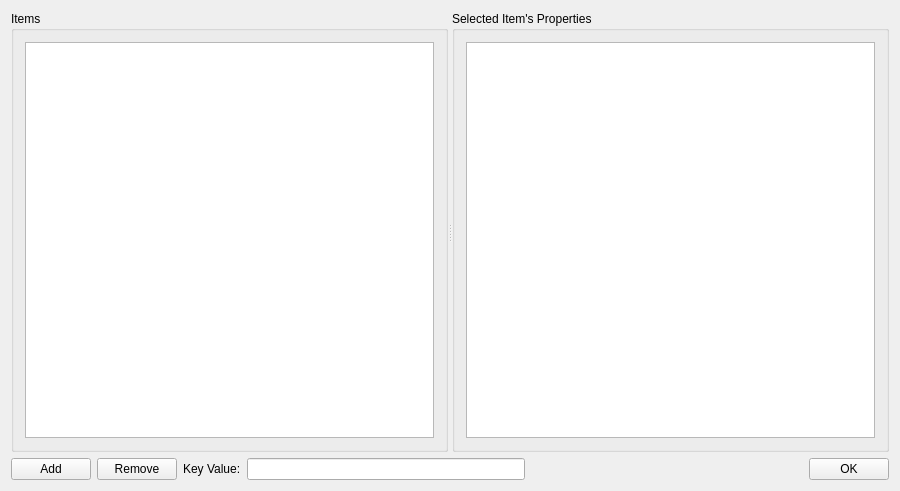
<?xml version="1.0" encoding="UTF-8"?>
<ui version="4.0">
 <class>QAbstractListPropertyEditor</class>
 <widget class="QWidget" name="QAbstractListPropertyEditor">
  <property name="geometry">
   <rect>
    <x>0</x>
    <y>0</y>
    <width>900</width>
    <height>491</height>
   </rect>
  </property>
  <property name="windowTitle">
   <string>QAbstractListPropertyEditor</string>
  </property>
  <layout class="QVBoxLayout" name="verticalLayout">
   <item>
    <widget class="QSplitter" name="splitter1">
     <property name="sizePolicy">
      <sizepolicy hsizetype="Expanding" vsizetype="Expanding">
       <horstretch>0</horstretch>
       <verstretch>0</verstretch>
      </sizepolicy>
     </property>
     <property name="orientation">
      <enum>Qt::Horizontal</enum>
     </property>
     <widget class="QGroupBox" name="groupBoxItems">
      <property name="title">
       <string>Items</string>
      </property>
      <layout class="QHBoxLayout" name="horizontalLayout_2">
       <item>
        <widget class="QListView" name="listView"/>
       </item>
      </layout>
     </widget>
     <widget class="QGroupBox" name="groupBoxProperties">
      <property name="title">
       <string>Selected Item's Properties</string>
      </property>
      <layout class="QHBoxLayout" name="horizontalLayout_3">
       <item>
        <widget class="QTreeView" name="treeView">
         <property name="alternatingRowColors">
          <bool>true</bool>
         </property>
        </widget>
       </item>
      </layout>
     </widget>
    </widget>
   </item>
   <item>
    <layout class="QHBoxLayout" name="horizontalLayout">
     <item>
      <widget class="QPushButton" name="pushButtonAdd">
       <property name="sizePolicy">
        <sizepolicy hsizetype="Fixed" vsizetype="Fixed">
         <horstretch>0</horstretch>
         <verstretch>0</verstretch>
        </sizepolicy>
       </property>
       <property name="text">
        <string>Add</string>
       </property>
      </widget>
     </item>
     <item>
      <widget class="QPushButton" name="pushButtonRemove">
       <property name="sizePolicy">
        <sizepolicy hsizetype="Fixed" vsizetype="Fixed">
         <horstretch>0</horstretch>
         <verstretch>0</verstretch>
        </sizepolicy>
       </property>
       <property name="text">
        <string>Remove</string>
       </property>
      </widget>
     </item>
     <item>
      <widget class="QLabel" name="label">
       <property name="text">
        <string>Key Value:</string>
       </property>
      </widget>
     </item>
     <item>
      <widget class="QLineEdit" name="lineEditKeyValue">
       <property name="minimumSize">
        <size>
         <width>0</width>
         <height>0</height>
        </size>
       </property>
      </widget>
     </item>
     <item>
      <spacer name="horizontalSpacer">
       <property name="orientation">
        <enum>Qt::Horizontal</enum>
       </property>
       <property name="sizeType">
        <enum>QSizePolicy::MinimumExpanding</enum>
       </property>
       <property name="sizeHint" stdset="0">
        <size>
         <width>13</width>
         <height>20</height>
        </size>
       </property>
      </spacer>
     </item>
     <item>
      <widget class="QPushButton" name="pushButtonOk">
       <property name="sizePolicy">
        <sizepolicy hsizetype="Fixed" vsizetype="Fixed">
         <horstretch>0</horstretch>
         <verstretch>0</verstretch>
        </sizepolicy>
       </property>
       <property name="text">
        <string>OK</string>
       </property>
      </widget>
     </item>
    </layout>
   </item>
  </layout>
 </widget>
 <layoutdefault spacing="6" margin="11"/>
 <resources/>
 <connections/>
</ui>
